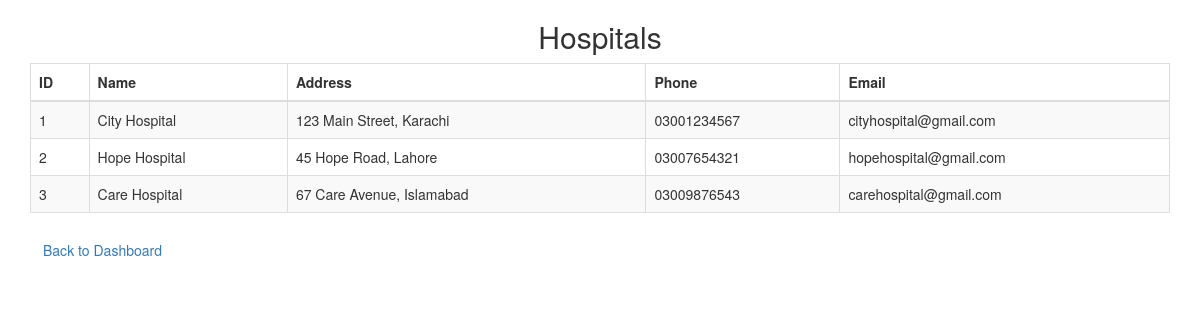
Screenshot of /admin/hospitals.php (signed in) with the database file from the repository.
### tables this page shows
CREATE TABLE `hospitals` (
  `id` int(11) NOT NULL,
  `name` varchar(150) DEFAULT NULL,
  `address` varchar(255) DEFAULT NULL,
  `phone` varchar(50) DEFAULT NULL,
  `email` varchar(100) DEFAULT NULL
);

### admin/hospitals.php (the view, shortened to what this page needs)
<?php
include 'db_connect.php';
$result = $conn->query("SELECT * FROM hospitals ORDER BY id ASC");
?>
<!DOCTYPE html>
<html>
<head>
    <link rel="stylesheet" href="../css/bootstrap.min.css">
</head>
<body class="container mt-5">
    <h2 class="text-center mb-4">Hospitals</h2>
    <table class="table table-bordered table-striped">
        <thead>
            <tr><th>ID</th><th>Name</th><th>Address</th><th>Phone</th><th>Email</th></tr>
        </thead>
        <tbody>
            <?php if($result && $result->num_rows): ?>
                <?php while($row = $result->fetch_assoc()): ?>
                <tr>
                    <td><?= $row['id']; ?></td>
                    <td><?= htmlspecialchars($row['name']); ?></td>
                    <td><?= htmlspecialchars($row['address']); ?></td>
                    <td><?= htmlspecialchars($row['phone']); ?></td>
                    <td><?= htmlspecialchars($row['email']); ?></td>
                </tr>
                <?php endwhile; ?>
            <?php else: ?>
                <tr><td colspan="5" class="text-center">No hospitals found</td></tr>
            <?php endif; ?>
        </tbody>
    </table>
    <a href="dashboard.php" class="btn btn-secondary">Back to Dashboard</a>
</body>
</html>

### rows the page displays
hospitals: id "1", name "City Hospital", address "123 Main Street, Karachi", phone "03001234567", email "cityhospital@gmail.com"
hospitals: id "2", name "Hope Hospital", address "45 Hope Road, Lahore", phone "03007654321", email "hopehospital@gmail.com"
hospitals: id "3", name "Care Hospital", address "67 Care Avenue, Islamabad", phone "03009876543", email "carehospital@gmail.com"
